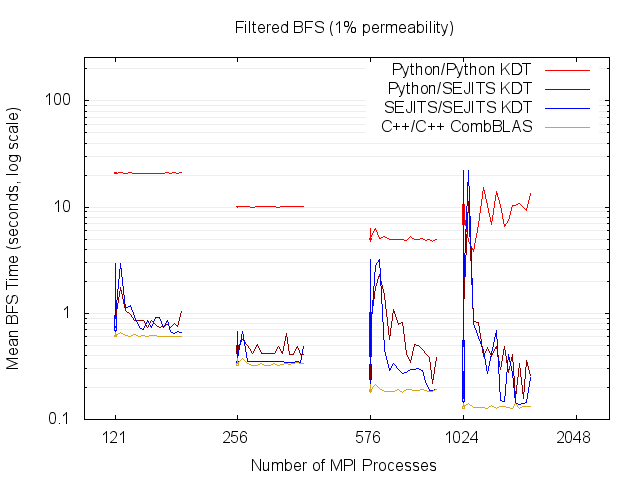

This figure's gnuplot source:
set title "Filtered BFS (1% permeability)"
set terminal png
set output "gnuplot_filtergrid_1_hopper.png"

set datafile missing "-"

set xrange [100:2500]
set yrange [0.1:256]
set logscale y
set logscale x
set grid ytics mytics lt 1 lc rgb "#EEEEEE"
set xlabel 'Number of MPI Processes'
set ylabel 'Mean BFS Time (seconds, log scale)'
set xtics ('256' 256, '121' 121, '2048' 2048, '576' 576, '1024' 1024)
plot\
 "gnuplot_filtergrid_1_hopper.dat" every ::1 using 1:5:3:4:6 title '' ps 0 lc rgb '#FF0000' with candlesticks,\
 "gnuplot_filtergrid_1_hopper.dat" every ::1 using 1:($2) title 'Python/Python KDT' lc rgb '#FF0000' with lines,\
 "gnuplot_filtergrid_1_hopper.dat" every ::1 using 1:10:8:9:11 title '' ps 0 lc rgb '#8B0000' with candlesticks,\
 "gnuplot_filtergrid_1_hopper.dat" every ::1 using 1:($7) title 'Python/SEJITS KDT' lc rgb '#8B0000' with lines,\
 "gnuplot_filtergrid_1_hopper.dat" every ::1 using 1:15:13:14:16 title '' ps 0 lc rgb '#0000FF' with candlesticks,\
 "gnuplot_filtergrid_1_hopper.dat" every ::1 using 1:($12) title 'SEJITS/SEJITS KDT' lc rgb '#0000FF' with lines,\
 "gnuplot_filtergrid_1_hopper.dat" every ::1 using 1:20:18:19:21 title '' ps 0 lc rgb '#DAA520' with candlesticks,\
 "gnuplot_filtergrid_1_hopper.dat" every ::1 using 1:($17) title 'C++/C++ CombBLAS' lc rgb '#DAA520' with lines
